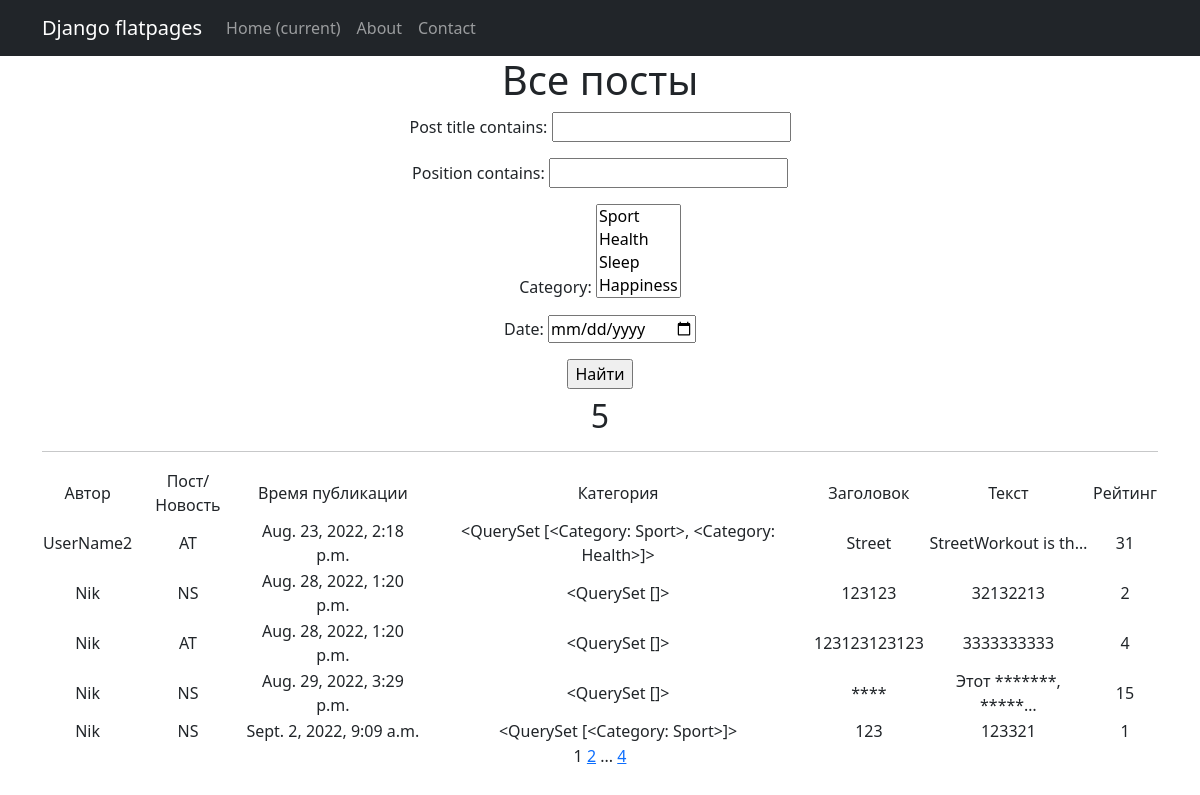
/posts/, run on the app's committed database.
### NewsPortal/models.py (models this page shows, shortened)
class Post(models.Model):
    article = 'AT'
    news = 'NS'
    POSITIONS = [
        (article, 'Статья'),
        (news, 'Новости')
    ]
    who_author = models.ForeignKey(Author, on_delete=models.CASCADE)
    position = models.CharField(max_length=2,
                                choices=POSITIONS,
                                default=article)
    time_in = models.DateTimeField(default=timezone.now)
    category_post = models.ManyToManyField('Category', through='PostCategory')
    post_title = models.CharField(max_length=255)
    post_text = models.TextField()
    post_rating = models.IntegerField(default=0)
    class Meta:
        verbose_name = 'Публикация'
        verbose_name_plural = 'Публикации'

class Author(models.Model):
    user = models.OneToOneField(User, on_delete=models.CASCADE)
    user_rating = models.IntegerField(default=0)
    def __str__(self):
        return f'{self.user.username}'

class Category(models.Model):
    category_name = models.CharField(max_length=255, unique=True)
    subscribers = models.ManyToManyField(User, through='CategorySubscribers')
    class Meta:
        verbose_name = 'Категория'
        verbose_name_plural = 'Категории'
    def __str__(self):
        return f'{self.category_name}'

### NewsPortal/views.py (the view)
# urls.py: path('', PostList.as_view(), name='post_list'),
class PostList(ListView):
    model = Post
    ordering = 'time_in'
    template_name = 'posts.html'
    context_object_name = 'posts'
    paginate_by = 5
    def get_queryset(self):
        queryset = super().get_queryset()
        self.filterset = PostFilter(self.request.GET, queryset)
        return self.filterset.qs
    def get_context_data(self, **kwargs):
        context = super().get_context_data(**kwargs)
        context['filterset'] = self.filterset
        return context

### NewsPortal/templatetags/censor.py (called while the page is built)
@register.filter(name='censor')
def currency(message: str):
    variants = ['редиска', 'атас', 'канай', 'моргало', 'пасть']  # непристойные выражения
    ln = len(variants)
    filtred_message = ''
    string = ''
    pattern = '*'  # чем заменять непристойные выражения
    for i in message:
        string += i
        string2 = string.lower()
        flag = 0
        for j in variants:
            if not string2 in j:
                flag += 1
            if string2 == j:
                filtred_message += pattern * len(string)
                flag -= 1
                string = ''
        if flag == ln:
            filtred_message += string
            string = ''
    if string2 != '' and string2 not in variants:
        filtred_message += string
    elif string2 != '':
        filtred_message += pattern * len(string)
    return filtred_message

### templates/posts.html (shortened to what this page needs)
{% extends 'flatpages/default.html' %}
{% load censor %}!
{% load custom_filters %}
{% block content %}
   <h1>Все посты</h1>
   <form action="" method="get">
       {{ filterset.form.as_p }}
       <input type="submit" value="Найти" />
   </form>
   <h2>{{ posts|length }}</h2>
   <hr>
   {% if posts %}
       <table>
           <tr>
               <td>Автор</td>
               <td>Пост/Новость</td>
               <td>Время публикации</td>
               <td>Категория</td>
               <td>Заголовок</td>
               <td>Текст</td>
               <td>Рейтинг</td>
           </tr>
           {% for post in posts %}
           <tr>
               <td>{{ post.who_author }}</td>
               <td>{{ post.position }}</td>
               <td>{{ post.time_in }}</td>
               <td>{{ post.category_post.all }}</td>
               <td>{{ post.post_title|truncatewords:10|censor }}</td>
               <td>{{ post.post_text|truncatechars:20|censor }}</td>
               <td>{{ post.post_rating }}</td>
           </tr>
           {% endfor %}
       </table>
   {% else %}
       <h2>Постов нет!</h2>
   {% endif %}
   {{ page_obj.number }}
   {% if page_obj.has_next %}
       <a href="?page={{ page_obj.next_page_number }}">{{ page_obj.next_page_number }}</a>
       {% if paginator.num_pages != page_obj.next_page_number %}
           ...
           <a href="?page={{ page_obj.paginator.num_pages }}">{{ page_obj.paginator.num_pages }}</a>
       {% endif %}
   {% endif %}
{% endblock content %}

### templates/flatpages/default.html (shortened to what this page needs)
<!DOCTYPE html>
{% load static %}
<html lang="en">
    <head>
        <link href="{% static 'css/styles.css' %}" rel="stylesheet" />
    </head>
    <body>
        <nav class="navbar navbar-expand-lg navbar-dark bg-dark static-top">
   <div class="container">
       <a class="navbar-brand" href="#">Django flatpages</a>
       <div class="collapse navbar-collapse" id="navbarResponsive">
           <ul class="navbar-nav ml-auto">
               <li class="nav-item active">
                   <a class="nav-link" href="#">Home
                       <span class="sr-only">(current)</span>
                   </a>
               </li>
               <li class="nav-item">
                   <a class="nav-link" href="/about/">About</a>
               </li>
               <li class="nav-item">
                   <a class="nav-link" href="/contacts/">Contact</a>
               </li>
           </ul>
       </div>
   </div>
</nav>
        <div class="container">
   <div class="row">
       <div class="col-lg-12 text-center">
           {% block content %}{% endblock content %}
       </div>
   </div>
</div>
    </body>
</html>

### data on the page
Post: who_author "UserName2", position "AT", time_in "Aug. 23, 2022, 2:18 p.m.", category_post.all "<QuerySet [<Category: Sport>, <Category: Health>]>", post_title|censor "Street", post_text|censor "StreetWorkout is th…", post_rating "31"
Post: who_author "Nik", position "NS", time_in "Aug. 28, 2022, 1:20 p.m.", category_post.all "<QuerySet []>", post_title|censor "123123", post_text|censor "32132213", post_rating "2"
Post: who_author "Nik", position "AT", time_in "Aug. 28, 2022, 1:20 p.m.", category_post.all "<QuerySet []>", post_title|censor "123123123123", post_text|censor "3333333333", post_rating "4"
Post: who_author "Nik", position "NS", time_in "Aug. 29, 2022, 3:29 p.m.", category_post.all "<QuerySet []>", post_title|censor "****", post_text|censor "Этот *******, *****…", post_rating "15"
Post: who_author "Nik", position "NS", time_in "Sept. 2, 2022, 9:09 a.m.", category_post.all "<QuerySet [<Category: Sport>]>", post_title|censor "123", post_text|censor "123321", post_rating "1"

### other printed values
{{ posts|length }} "5"
{{ page_obj.number }} "1"
{{ page_obj.next_page_number }} "2"
{{ page_obj.paginator.num_pages }} "4"
